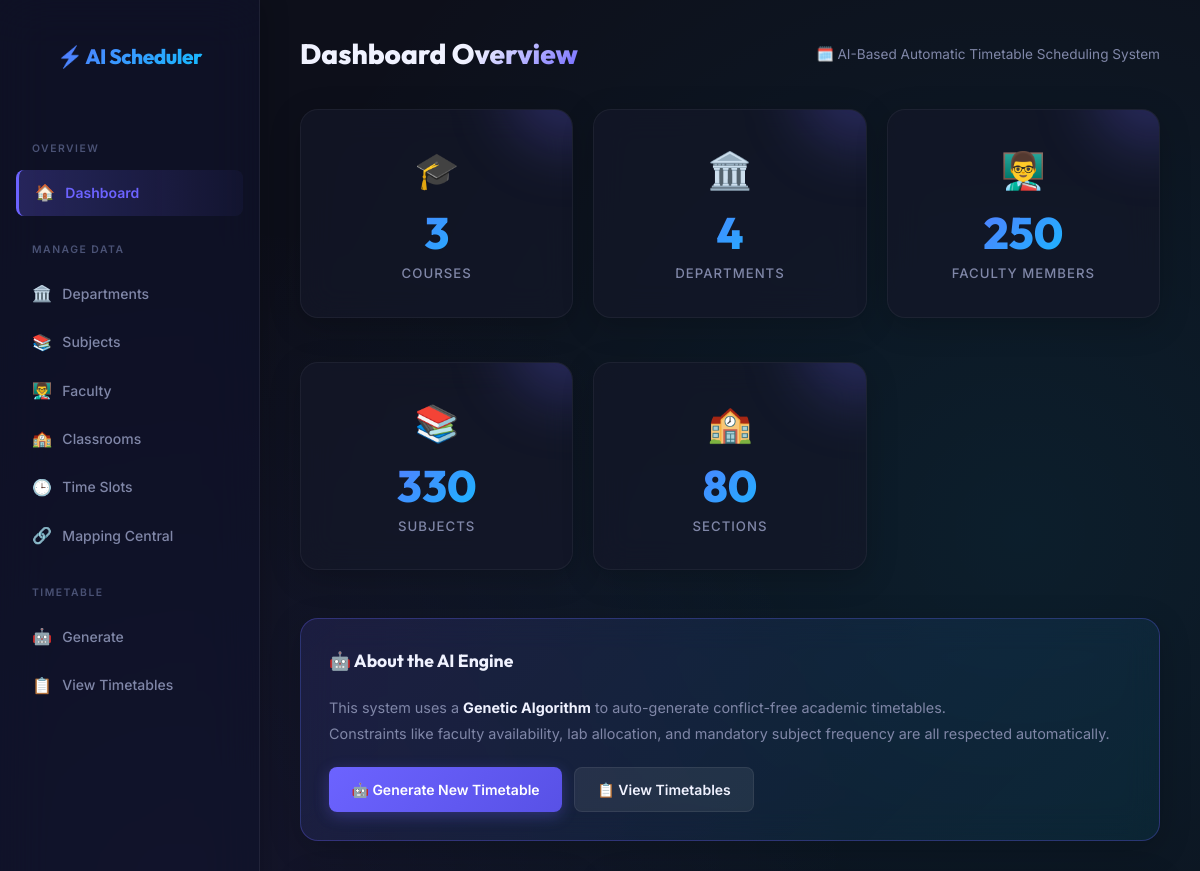
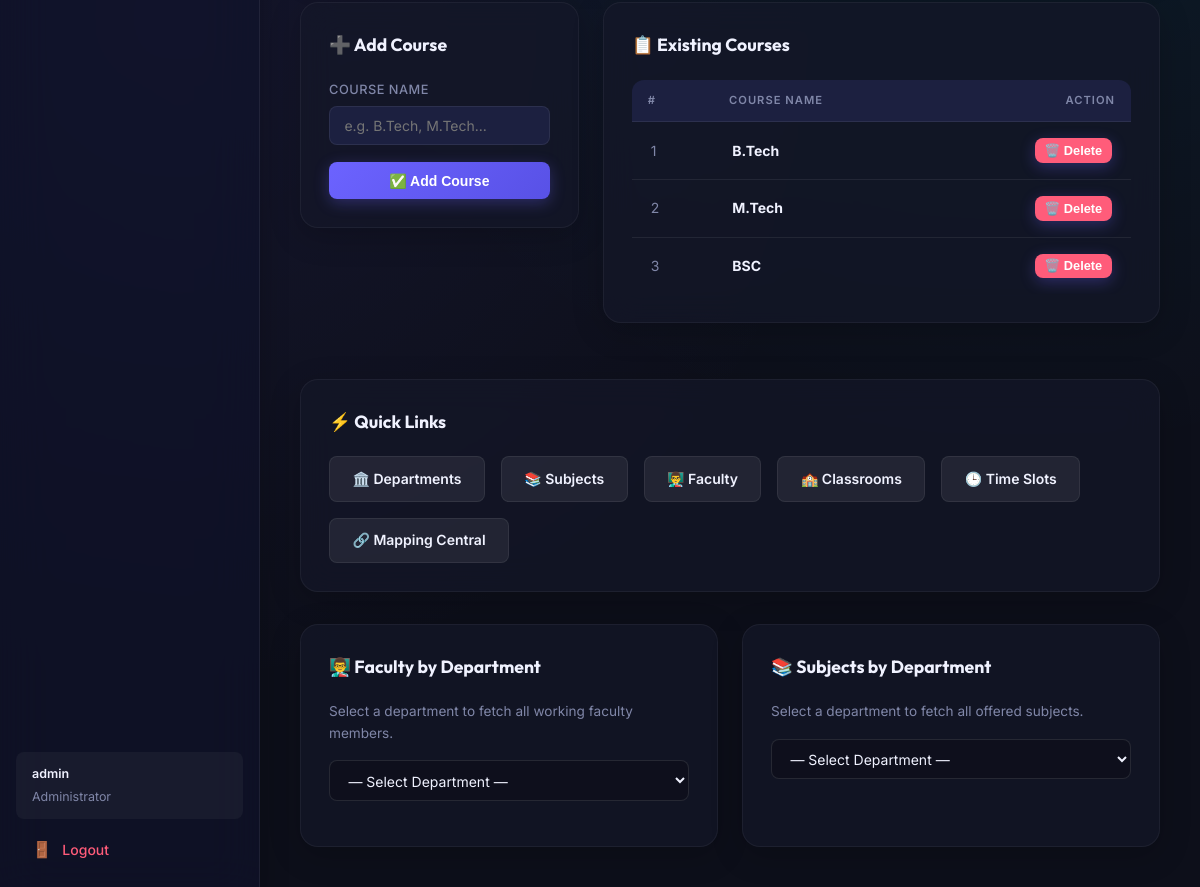
Screenshot of /dashboard (signed in) with the database file from the repository (2 pictures, top to bottom).
### models.py (models this page shows, shortened)
class Admin(UserMixin, db.Model):
    id = db.Column(db.Integer, primary_key=True)
    username = db.Column(db.String(50), unique=True, nullable=False)
    password_hash = db.Column(db.String(256), nullable=False)

class Course(db.Model):
    id = db.Column(db.Integer, primary_key=True)
    name = db.Column(db.String(100), unique=True, nullable=False)

### app.py (the view, shortened to what this page needs)
@app.route('/dashboard', methods=['GET', 'POST'])
@login_required
def dashboard():
    stats = {
        'courses': Course.query.count(),
        'departments': Department.query.count(),
        'faculty': Faculty.query.count(),
        'subjects': Subject.query.count(),
        'sections': ClassSection.query.count(),
        'timetables': Timetable.query.distinct(Timetable.class_section_id).count()
    }
    depts = Department.query.all()
    courses = Course.query.all()
    return render_template('dashboard.html', stats=stats, departments=depts, courses=courses)

### app.py (called while the page is built)
@login_manager.user_loader
def load_user(user_id):
    return db.session.get(Admin, int(user_id))

### templates/dashboard.html (shortened to what this page needs)
{% extends 'base.html' %}
{% block content %}
<div class="header-actions">
  <h1 class="page-title">Dashboard Overview</h1>
  <div style="color:var(--text-muted);font-size:.85rem;">
    🗓️ AI-Based Automatic Timetable Scheduling System
  </div>
</div>
<div class="grid">
  <div class="card stat-card">
    <span class="stat-icon">🎓</span>
    <div class="stat-number">{{ stats.courses }}</div>
    <div class="stat-label">Courses</div>
  </div>
  <div class="card stat-card">
    <span class="stat-icon">🏛️</span>
    <div class="stat-number">{{ stats.departments }}</div>
    <div class="stat-label">Departments</div>
  </div>
  <div class="card stat-card">
    <span class="stat-icon">👨‍🏫</span>
    <div class="stat-number">{{ stats.faculty }}</div>
    <div class="stat-label">Faculty Members</div>
  </div>
  <div class="card stat-card">
    <span class="stat-icon">📚</span>
    <div class="stat-number">{{ stats.subjects }}</div>
    <div class="stat-label">Subjects</div>
  </div>
  <div class="card stat-card">
    <span class="stat-icon">🏫</span>
    <div class="stat-number">{{ stats.sections }}</div>
    <div class="stat-label">Sections</div>
  </div>
</div>
<div class="card mt-4" style="background:linear-gradient(135deg,rgba(108,99,255,.12),rgba(0,210,255,.07));border-color:rgba(108,99,255,.3);">
  <div class="card-title">🤖 About the AI Engine</div>
  <p style="color:var(--text-muted);font-size:.9rem;line-height:1.8;">
    This system uses a <strong style="color:var(--text);">Genetic Algorithm</strong> to auto-generate conflict-free academic timetables.<br>
    Constraints like faculty availability, lab allocation, and mandatory subject frequency are all respected automatically.
  </p>
  <div style="display:flex;gap:.75rem;flex-wrap:wrap;margin-top:1.25rem;">
    <a href="{{ url_for('generate') }}" class="btn">🤖 Generate New Timetable</a>
    <a href="{{ url_for('view_timetable') }}" class="btn btn-secondary">📋 View Timetables</a>
  </div>
</div>
<div style="display:grid;grid-template-columns:1fr 2fr;gap:1.5rem;align-items:start;margin-top:2rem;">
  <div class="card">
    <div class="card-title">➕ Add Course</div>
    <form method="POST" action="{{ url_for('dashboard') }}">
      <div class="form-group">
        <label class="form-label">Course Name</label>
        <input type="text" name="course_name" class="form-control" placeholder="e.g. B.Tech, M.Tech..." required>
      </div>
      <button type="submit" class="btn" style="width:100%;justify-content:center;">✅ Add Course</button>
    </form>
  </div>
  <div class="card">
    <div class="card-title">📋 Existing Courses</div>
    <div class="table-wrapper">
      <table>
        <thead>
          <tr>
            <th>#</th>
            <th>Course Name</th>
            <th style="text-align:right;">Action</th>
          </tr>
        </thead>
        <tbody>
          {% for c in courses %}
          <tr>
            <td style="color:var(--text-muted);">{{ loop.index }}</td>
            <td><strong>{{ c.name }}</strong></td>
            <td style="text-align:right;">
              <form method="POST" action="{{ url_for('delete_course', id=c.id) }}" style="display:inline;" onsubmit="return confirm('Delete this course?');">
                <button type="submit" class="btn" style="background:var(--danger, #dc3545);padding:0.3rem 0.6rem;font-size:0.8rem;">🗑️ Delete</button>
              </form>
            </td>
          </tr>
          {% else %}
          <tr><td colspan="3" style="text-align:center;color:var(--text-muted);padding:2rem;">No courses defined yet.</td></tr>
          {% endfor %}
        </tbody>
      </table>
    </div>
  </div>
</div>
<div class="card" style="margin-top: 2rem;">
  <div class="card-title">⚡ Quick Links</div>
  <div class="quick-actions">
    <a href="{{ url_for('departments') }}" class="btn btn-secondary">🏛️ Departments</a>
    <a href="{{ url_for('subjects') }}" class="btn btn-secondary">📚 Subjects</a>
    <a href="{{ url_for('faculty') }}" class="btn btn-secondary">👨‍🏫 Faculty</a>
    <a href="{{ url_for('classrooms') }}" class="btn btn-secondary">🏫 Classrooms</a>
    <a href="{{ url_for('timeslots') }}" class="btn btn-secondary">🕒 Time Slots</a>
    <a href="{{ url_for('mappings') }}" class="btn btn-secondary">🔗 Mapping Central</a>
  </div>
</div>
<div style="display:grid;grid-template-columns:repeat(auto-fit, minmax(400px, 1fr));gap:1.5rem;margin-top:2rem;">
  <div class="card">
    <div class="card-title">👨‍🏫 Faculty by Department</div>
    <p style="color:var(--text-muted);font-size:.85rem;margin-bottom:1rem;">Select a department to fetch all working faculty members.</p>
    <div class="form-group">
      <select id="flt_dept_fac" class="form-control" style="background: rgba(0,0,0,0.2); border-color: rgba(255,255,255,0.1);">
        <option value="">— Select Department —</option>
      </select>
    </div>
  </div>
  <div class="card">
    <div class="card-title">📚 Subjects by Department</div>
    <p style="color:var(--text-muted);font-size:.85rem;margin-bottom:1rem;">Select a department to fetch all offered subjects.</p>
    <div class="form-group">
      <select id="sub_dept_list" class="form-control" style="background: rgba(0,0,0,0.2); border-color: rgba(255,255,255,0.1);">
        <option value="">— Select Department —</option>
      </select>
    </div>
  </div>
</div>
{% endblock %}

### templates/base.html (shortened to what this page needs)
<!DOCTYPE html>
<html lang="en">
<head>
  <link rel="stylesheet" href="{{ url_for('static', filename='style.css') }}">
</head>
<body>
{% if current_user.is_authenticated %}
<div class="container">
  <div class="sidebar">
    <a href="{{ url_for('dashboard') }}" class="sidebar-brand">⚡ AI Scheduler</a>
    <div class="sidebar-section">Overview</div>
    <a href="{{ url_for('dashboard') }}" class="nav-link {% if request.endpoint == 'dashboard' %}active{% endif %}">
      <span class="nav-icon">🏠</span> Dashboard
    </a>
    <div class="sidebar-section">Manage Data</div>
    <a href="{{ url_for('departments') }}" class="nav-link {% if request.endpoint == 'departments' %}active{% endif %}">
      <span class="nav-icon">🏛️</span> Departments
    </a>
    <a href="{{ url_for('subjects') }}" class="nav-link {% if request.endpoint == 'subjects' %}active{% endif %}">
      <span class="nav-icon">📚</span> Subjects
    </a>
    <a href="{{ url_for('faculty') }}" class="nav-link {% if request.endpoint == 'faculty' %}active{% endif %}">
      <span class="nav-icon">👨‍🏫</span> Faculty
    </a>
    <a href="{{ url_for('classrooms') }}" class="nav-link {% if request.endpoint == 'classrooms' %}active{% endif %}">
      <span class="nav-icon">🏫</span> Classrooms
    </a>
    <a href="{{ url_for('timeslots') }}" class="nav-link {% if request.endpoint == 'timeslots' %}active{% endif %}">
      <span class="nav-icon">🕒</span> Time Slots
    </a>
    <a href="{{ url_for('mappings') }}" class="nav-link {% if request.endpoint == 'mappings' %}active{% endif %}">
      <span class="nav-icon">🔗</span> Mapping Central
    </a>
    <div class="sidebar-section">Timetable</div>
    <a href="{{ url_for('generate') }}" class="nav-link {% if request.endpoint == 'generate' %}active{% endif %}">
      <span class="nav-icon">🤖</span> Generate
    </a>
    <a href="{{ url_for('view_timetable') }}" class="nav-link {% if request.endpoint == 'view_timetable' %}active{% endif %}">
      <span class="nav-icon">📋</span> View Timetables
    </a>
    <div style="margin-top:auto;">
      <div style="padding:.75rem 1rem;margin-bottom:.5rem;border-radius:8px;background:rgba(255,255,255,.04);font-size:.78rem;color:var(--text-muted);">
        <div style="font-weight:600;color:var(--text);margin-bottom:.2rem;">{{ current_user.username }}</div>
        <div>Administrator</div>
      </div>
      <a href="{{ url_for('logout') }}" class="nav-link logout">
        <span class="nav-icon">🚪</span> Logout
      </a>
    </div>
  </div>
  <main class="main-content">
    {% block content %}{% endblock %}
  </main>
</div>
{% endif %}
</body>
</html>

### rows the page displays
Admin: username "admin"
Course: name "B.Tech"
Course: name "M.Tech"
Course: name "BSC"

### other values shown
{{ stats.courses }} "3"
{{ stats.departments }} "4"
{{ stats.faculty }} "250"
{{ stats.subjects }} "330"
{{ stats.sections }} "80"
